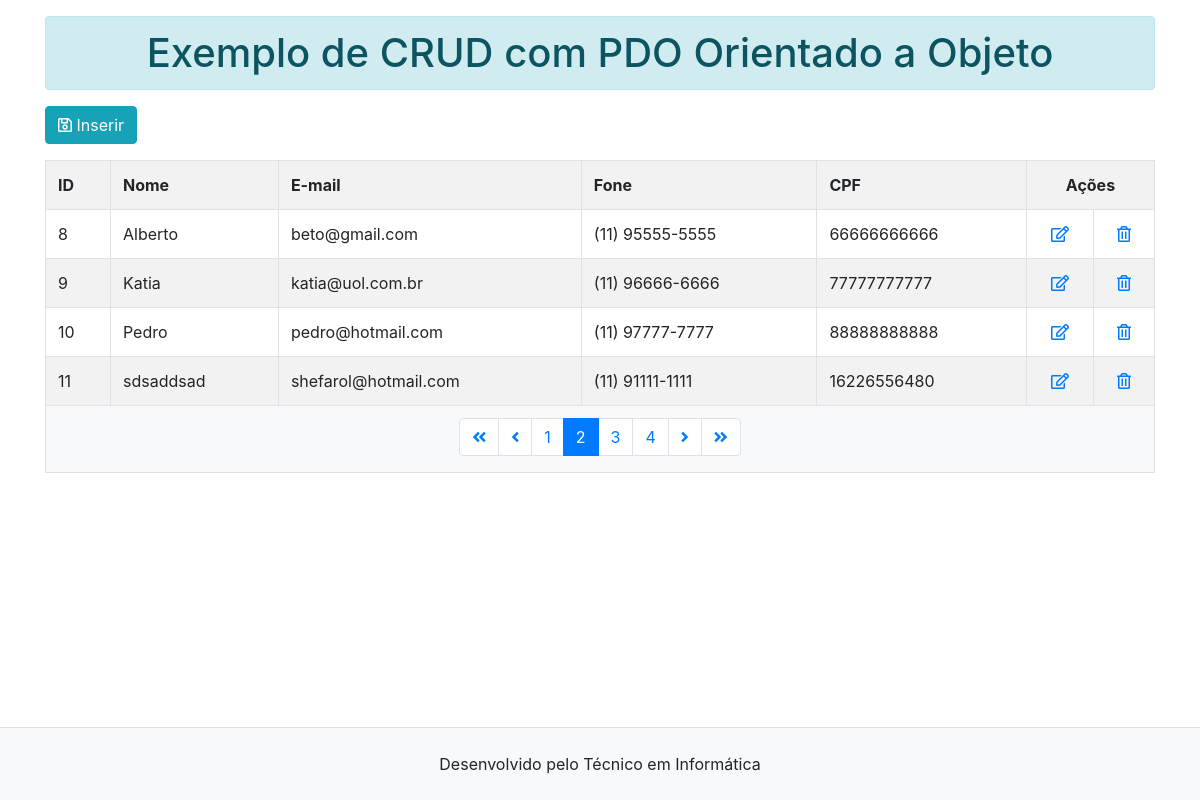
Screenshot of /index.php?pagina_no=2 with the database file from the repository.
### tables this page shows
CREATE TABLE `tab_usuarios` (
  `id_usuario` int(10) NOT NULL,
  `nome` varchar(50) NOT NULL,
  `email` varchar(50) NOT NULL,
  `fone` varchar(15) NOT NULL,
  `cpf` varchar(11) NOT NULL
);

### class.crud.php (the view, shortened to what this page needs)
<?php
	class crud{
		private $db;
		function __construct($conecta){
			$this->db = $conecta;
		}
		public function mostraDados($query){
			$mostra=$this->db->prepare($query);
			$mostra->execute();
			if($mostra->rowCount() > 0){
				while($linha=$mostra->fetch(PDO::FETCH_ASSOC)){
					?>
					<tr>
						<td><?php echo($linha['id_usuario']); ?></td>
						<td><?php echo($linha['nome']); ?></td>
						<td><?php echo($linha['email']); ?></td>
						<td><?php echo($linha['fone']); ?></td>
						<td><?php echo($linha['cpf']); ?></td>
						<td class="text-center">
							<a href="altera.php?id_usuario=<?php echo($linha['id_usuario']); ?>">
								<i class="far fa-edit esconde"
								   title="Alterar"></i>
							</a>
						</td>
						<td class="text-center">
							<a href="exclui.php?id_usuario=<?php echo($linha['id_usuario']); ?>">
								<i class="far fa-trash-alt esconde"
								   title="Excluir"></i>
							</a>
						</td>
					</tr>
				<?php
					}
				}
			}
			public function link_paginacao($query,
				$registros_por_pagina){
				$self = $_SERVER['PHP_SELF'];
				$mostra=$this->db->prepare($query);
				$mostra->execute();
				$total_de_registros = $mostra->rowCount();
				if($total_de_registros > 0){
			?>
				<ul class="pagination justify-content-center">
			<?php
				$total_de_paginas = ceil(
					$total_de_registros /
					$registros_por_pagina);
				$pagina_atual = 1;
				if(isset($_GET["pagina_no"])){
					$pagina_atual = $_GET["pagina_no"];
				}
				if($pagina_atual != 1){
					$anterior = $pagina_atual - 1;
					echo('<li class="page-item">
						  <a class="page-link"
						     href="'.$self.'?pagina_no=1"><i class="fas fa-angle-double-left"></i></a></li>');
					echo('<li class="page-item">
						  <a class="page-link"
						     href="'.$self.'?pagina_no='.$anterior.'"><i class="fas fa-angle-left"></i></a></li>');
				}
				for($i = 1; $i <= $total_de_paginas; $i++){
					if($i == $pagina_atual){
						echo('<li class="page-item active">
							  <a href="'.$self.'?pagina_no='.$i.'" class="page-link">'.$i.'</a></li>');
					}else{
						echo('<li class="page-item">
							  <a href="'.$self.'?pagina_no='.$i.'" class="page-link">'.$i.'</a></li>');
					}
				}
				if($pagina_atual != $total_de_paginas){
					$proxima = $pagina_atual + 1;
					echo('<li class="page-item">
						  <a class="page-link"
						     href="'.$self.'?pagina_no='.$proxima.'"><i class="fas fa-angle-right"></i></a></li>');
					echo('<li class="page-item">
						  <a class="page-link"
						     href="'.$self.'?pagina_no='.$total_de_paginas.'"><i class="fas fa-angle-double-right"></i></a></li>');
				}
			?>
				</ul>
			<?php
			}
		}
	}
?>

### rows the page displays
tab_usuarios: id_usuario "8", nome "Alberto", email "beto@gmail.com", fone "(11) 95555-5555", cpf "66666666666"
tab_usuarios: id_usuario "9", nome "Katia", email "katia@uol.com.br", fone "(11) 96666-6666", cpf "77777777777"
tab_usuarios: id_usuario "10", nome "Pedro", email "pedro@hotmail.com", fone "(11) 97777-7777", cpf "88888888888"
tab_usuarios: id_usuario "11", nome "sdsaddsad", email "shefarol@hotmail.com", fone "(11) 91111-1111", cpf "16226556480"
